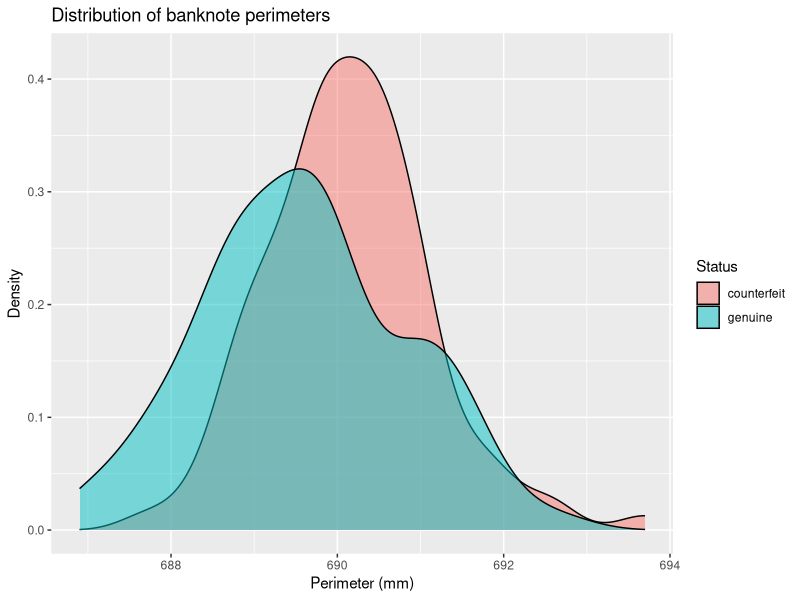
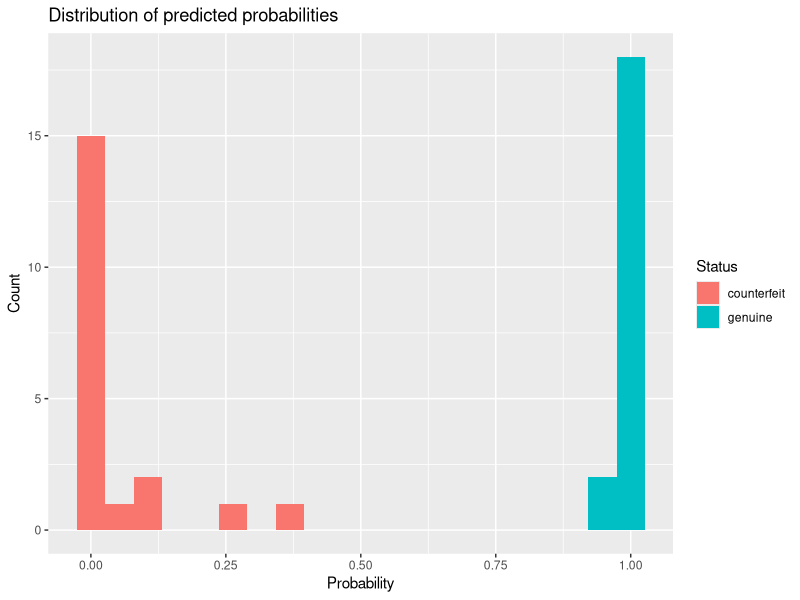
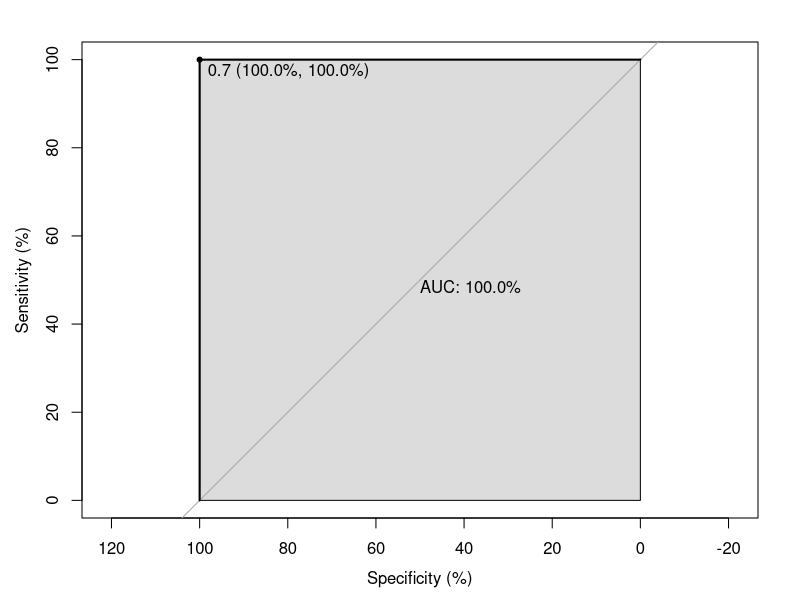

The R script that drew these images, in order:
## ---- chunk 1
library(mclust)
library(dplyr)
library(ggplot2)
library(caret)
library(pROC)
## ---- chunk 2
data(banknote)
head(banknote)
## ---- chunk 3
banknote %>%
  group_by(Status) %>%
  summarise(N = n(), 
            Mean_Length = mean(Length),
            Mean_Left = mean(Left),
            Mean_Right = mean(Right),
            Mean_Bottom = mean(Bottom),
            Mean_Top = mean(Top),
            Mean_Diagonal = mean(Diagonal),
            .groups = "keep")
## ---- chunk 4
banknote %>%
  mutate(Perimeter = 2*Length + Left + Right) %>%
  ggplot() +
  aes(x = Perimeter, fill = Status) +
  geom_density(alpha = 0.5) +
  labs(x = "Perimeter (mm)", y = "Density", title = "Distribution of banknote perimeters")
## ---- chunk 5
set.seed(1)
training_index <- createDataPartition(banknote$Status, 
                                      p = 0.8,
                                      list = FALSE)

training_set <- banknote[training_index, ]
testing_set <- banknote[-training_index, ]
## ---- chunk 6
table(training_set$Status)
## ---- chunk 7
training_control <- trainControl(method = "repeatedcv",
                                 summaryFunction = defaultSummary,
                                 classProbs = TRUE,
                                 number = 10,
                                 repeats = 10)
## ---- chunk 8
set.seed(2)
knn_cv <- train(Status ~ ., 
                data = training_set,
                method = "knn",
                trControl = training_control,
                metric = "Accuracy",
                tuneGrid = data.frame(k = seq(3,31,by = 2)))
knn_cv
## ---- chunk 9
knn_predict_classes <- predict(knn_cv, newdata = testing_set)
## ---- chunk 10
table(knn_predict_classes)
## ---- chunk 11
knn_cm <- confusionMatrix(knn_predict_classes, testing_set$Status, mode = "everything")
knn_cm
## ---- chunk 12
testing_set <- testing_set %>%
  mutate(Predicted_prob = predict(knn_cv, newdata = testing_set, type = "prob")$genuine)

testing_set %>%
  ggplot() +
  aes(x = Predicted_prob, fill = Status) +
  geom_histogram(bins = 20, ) +
  labs(x = "Probability", y = "Count", title = "Distribution of predicted probabilities" )
## ---- chunk 13
pROC_obj <- roc(testing_set$Status, testing_set$Predicted_prob,
                quiet = TRUE,
                plot = TRUE, 
                percent = TRUE,
                auc.polygon = TRUE, 
                print.auc = TRUE, 
                print.thres = TRUE,
                print.thres.best.method = "youden")
